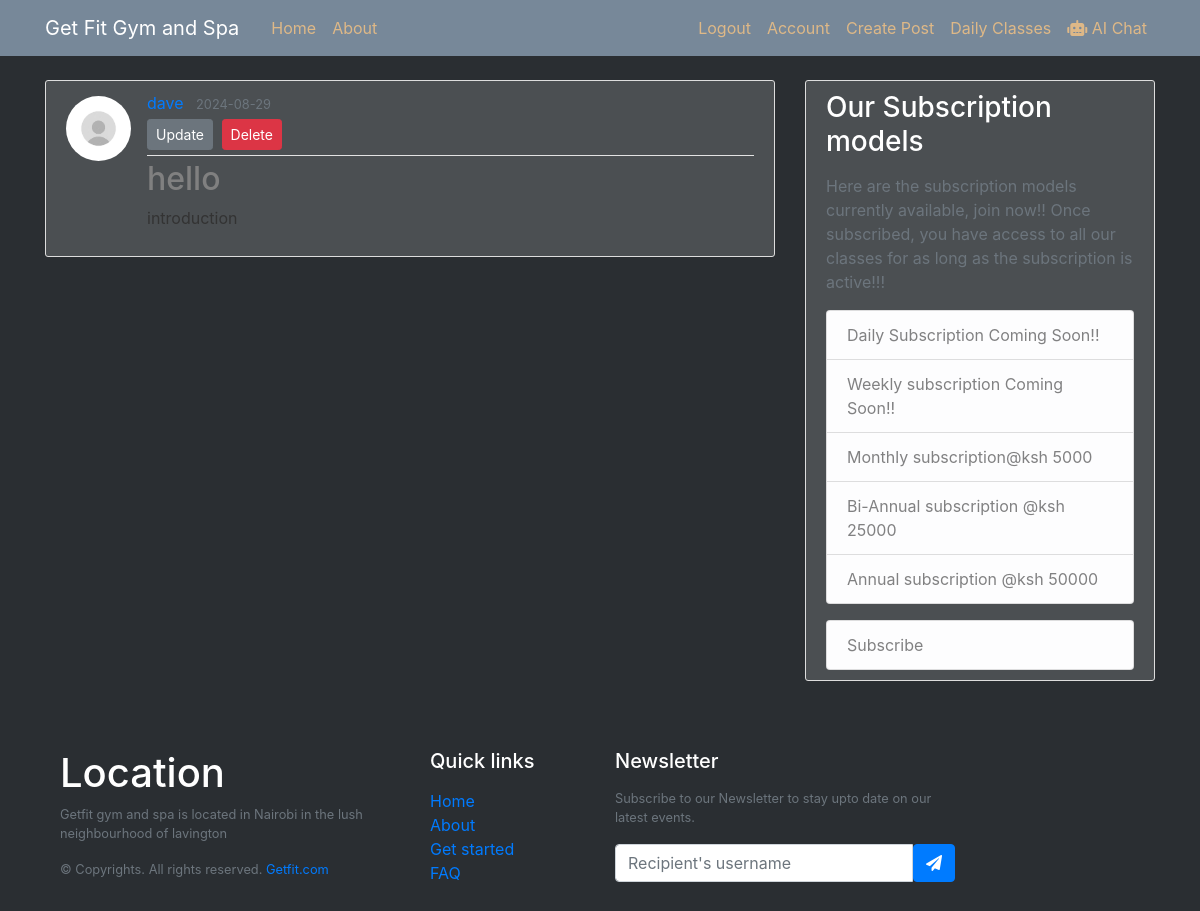
The app's page /post/2 (signed in) with its own data.
### app/models.py (models this page shows, shortened)
class User(db.Model, UserMixin):
    id = db.Column(db.Integer, primary_key=True)
    username = db.Column(db.String(20), unique=True, nullable=False)
    email = db.Column(db.String(120), unique=True, nullable=False)
    image_file = db.Column(db.String(20), nullable=False, default='default.jpg')
    password = db.Column(db.String(60), nullable=False)
    posts = db.relationship('Post', backref='author', lazy=True)
    fitness_status = db.relationship('Physical', backref='member', lazy=True)
    monthly_subscriptions = db.relationship('Monthly', backref='subscribed_monthly', lazy=True)
    annual_subscriptions = db.relationship('Annually', backref='subscribed_annually', lazy=True)
    bi_annual_subscriptions = db.relationship('BiAnnually', backref='subscribed_bi_annually', lazy=True)

class Post(db.Model):
    id = db.Column(db.Integer, primary_key=True)
    title = db.Column(db.String(100), nullable=False)
    date_posted = db.Column(db.DateTime, nullable=False, default=datetime.utcnow)
    content = db.Column(db.Text, nullable=False)
    user_id = db.Column(db.Integer, db.ForeignKey('user.id'), nullable=False)

### app/posts/routes.py (the view)
@posts.route("/post/<int:post_id>", methods=['GET', 'POST'])
@login_required
def post(post_id):
    post = Post.query.get_or_404(post_id)
    return render_template('post.html', title=post.title, post=post)

### app/models.py (called while the page is built)
@login_manager.user_loader
def load_user(user_id):
    return User.query.get(int(user_id))

### app/templates/post.html (shortened to what this page needs)
{% extends "layout.html" %}
{% block content %}
  <article class="media content-section">
    <img class="rounded-circle article-img" src="{{ url_for('static', filename='pics/' + post.author.image_file) }}">
    <div class="media-body">
      <div class="article-metadata">
        <a class="mr-2" href="#">{{ post.author.username }}</a>
        <small class="text-muted">{{ post.date_posted.strftime('%Y-%m-%d') }}</small>
        {% if post.author == current_user %}
          <div>
            <a class="btn btn-secondary btn-sm mt-1 mb-1" href="{{ url_for('posts.edit_post', post_id=post.id) }}">Update</a>
            <button type="button" class="btn btn-danger btn-sm m-1" data-toggle="modal" data-target="#deleteModal">Delete</button>
          </div>
        {% endif %}
      </div>
      <h2 class="article-title">{{ post.title }}</h2>
      <p class="article-content">{{ post.content }}</p>
    </div>
  </article>
{% endblock content %}

### app/static/main.css (style rules this page uses)
body { background: #2a2e32; color: #333333; margin-top: 5rem; }
h1, h2, h3, h4, h5, h6 { color: #444444; }
.content-section { background: #ffffff28; padding: 10px 20px; border: 1px solid #dddddd; border-radius: 3px; margin-bottom: 20px; }
.article-title { color: grey; }
.article-content { white-space: pre-line; }
.article-img { height: 65px; width: 65px; margin-right: 16px; }
.article-metadata { padding-bottom: 1px; margin-bottom: 4px; border-bottom: 1px solid #e3e3e3 }
img { margin-top: 5px; margin-bottom: 5px; max-width: 100%; }

### records on screen
User: image_file (placeholder picture), author.username "dave"
Post: date_posted "2024-08-29", title "hello", content "introduction"
